Frame 1 (no input): blank canvas, image omitted
Frame 60 (the mouse pressed at the canvas centre just before this capture): blank canvas, image omitted
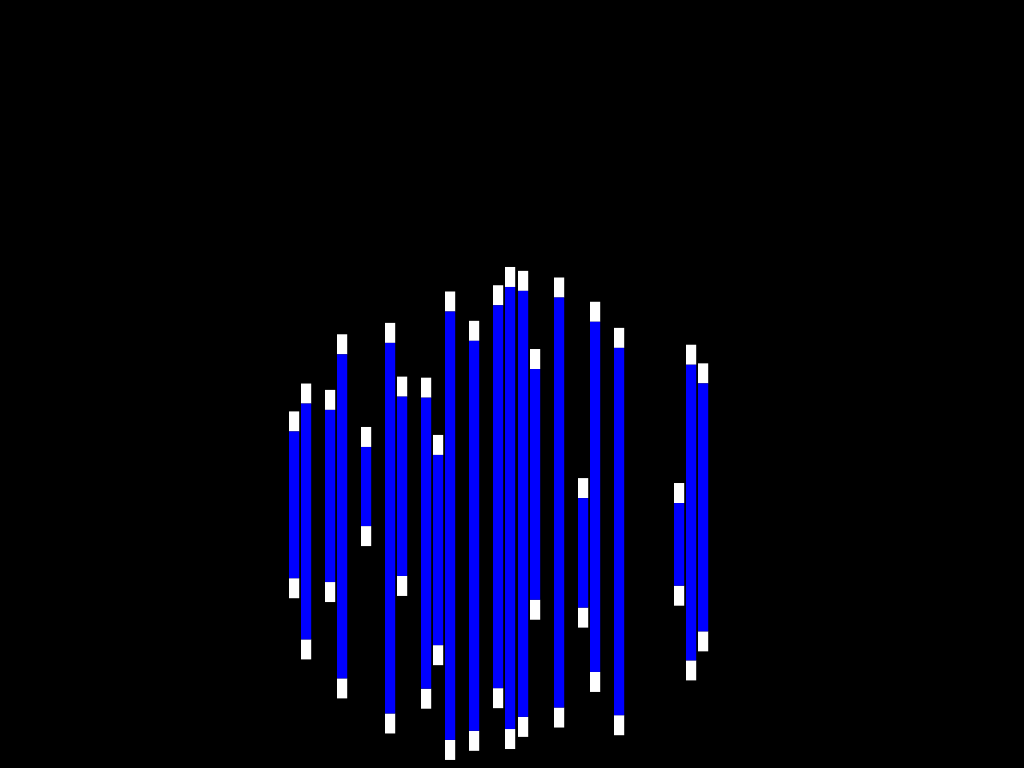
Frame 120 (the mouse held since frame 60 and released just before this capture)

The Processing sketch whose frames 1 and 60 were blank and that drew this single picture after the mouse press (run headless with seeded random() and noise(); from frame 60 on, the mouse is pressed at the canvas centre):

// Processing sketch: FinalGlobe
// ── FinalGlobe.pde
// Wiremap Renderer for GLOBE
// by


//              /      \
//       ______/________\______
//      /      \        /      \
//     /________\      /________\______
//    /                \         |     \
//   /   /      \       \_____   |      \
//      /________\______         |      /
//      \        /      \        |_____/
//       \      /________\
//              \          \     /
//               \_____      \ /
//                           / \
//                         /     \

// March 31, 06

// "a" and "z" mess with the depth of the globe.
// The arrow keys move the globe up, down, left, or right.
// "s" and "x" grown and shrink the globe
// "b" switches between the globes
// note: all of the calibration functionality should still work



// Variables for Physical Wiremap

  float depth = 32.5;                        // distance from projector Mapline
  float map_length = 21.0;                   // mapline length, inches
  float hyp_unit = 1.0/8.0;                  // units, in inches, along hyp
  float map_unit = 1.0/4.0;                  // units, in inches, along mapline
  int wire = 85;                             // number of wires in contraption

// Variables for the Projector

  int wires_hit = 85;                        // how many wires the projector hits
  float ppi = 48;                              // pixels per inch
  float sliver_ratio = 0.85;                 // ratio each sliver gets hit

// Variables for to build the Map

  float[] map = new float[wire];             // distance from mapline to point of intersection along hypot
  float[] x_by_ind = new float[wire];        // x coordinate for each wire
  float[] z_by_ind = new float[wire];        // z coordinate for each wire

// Variables for the Shape to be rendered (a globe)

  float[] globe = new float[3];              // globe x,y,z coords
  float radius = 4;                          // globe radius

// Variables for Calibration

  int r_nudge = 0;                           // how far the slivers nudge right, in pxls
  int width_stretcher = 0;                   // how many pxls the width should stretch

// Variables for slivers

  boolean loaded = false;                    // switch to load info only once
  int dot_height = 20;                       // height of dots in pxs

// Varaibles for key input

  float step = .3;                           // how far the globe moves / button press
  boolean mouse = true;
  int colorval_r = 0;
  int colorval_g = 0;
  int colorval_b = 255;
  boolean xpin = false;
  boolean ypin = true;
  boolean zpin = false;
  int start_time = 0;
  int end_time = 0;
  boolean gen_beat = false;
  boolean gen_flash = false;
  int period = 1;
  int offset = 1;
  float beat_multiplier = 1;
  boolean mirror = false;
  float radius_store = 4;
  boolean gen_disco_ball = false;

  
void setup() {
  size(1024, 768);
  background(255);
  loader();
}

void draw() {
  noStroke();
  if (mouse==true){
    if (xpin == true ){
      globe[1] = ((height - mouseY) / float(height)) * (15 + radius * 2) - (radius);
      globe[2] = depth + radius - (width - mouseX) / float(width) * (16.0 + radius + 2);
    } else if (ypin == true){
      globe[0] = (mouseX / float(width)) * (map_length + radius * 2) - (map_length / 2 + radius);
      globe[2] = depth + radius - (mouseY) / float(height) * (16.0 + radius + 2);
    } else {
      globe[0] = (mouseX / float(width)) * (map_length + radius * 2) - (map_length / 2 + radius);
      globe[1] = ((height - mouseY) / float(height)) * (15 + radius * 2) - (radius);
    }      
  }
  if (gen_beat == true) {
    gen_beat();
  }
  if (gen_flash == true) {
    gen_flash();
  }
  if (gen_disco_ball == true) {
    gen_disco_ball();
  }
  fill(0);
  rect(0,0,width,height);                                        // generate slivers only for hit wires
  gen_globe(0 - globe[0], globe[1], globe[2], radius);
  if (mirror == true) {
    gen_globe(0 - globe[0], globe[1], globe[2], radius);
  }
}



void gen_globe(float x, float y, float z, float rad){
  for(int i=round((wire - wires_hit)/2); i<round((wire-wires_hit)/2)+wires_hit; i+=1) {
  if((x_by_ind[i] >= (globe[0] - radius)) && (x_by_ind[i] <= (globe[0] + radius))) {          // if a wire's x is +/- radius inches of globe's
    float local_hyp = sqrt(sq(x_by_ind[i] - globe[0]) + sq(z_by_ind[i] - globe[2]));    // find the distance
    if(local_hyp <= radius) {                                                              // if the distance from globe to wire's x/y is <radius
      float y_abs = sqrt(sq(radius) - sq(local_hyp));
      float y_top_coord = globe[1] + y_abs;
      float y_bot_coord = globe[1] - y_abs;                                             // calculate y's intersect
      float y_top_proj = y_top_coord * depth / z_by_ind[i];                      // compensate for projection morphing IN INCHES
      float y_bot_proj = y_bot_coord * depth / z_by_ind[i];
      float y_height_proj = y_top_proj - y_bot_proj;
      fill(255);                                                                    // draw a rectangle at that intersect

      // rect 1 is top dot for sliver
      float left1 = (i-round((wire-wires_hit)/2)) * (width + width_stretcher) / wires_hit + r_nudge;
      float top1 = (height/ppi - y_top_proj) * ppi;
      float wide1 = width / wires_hit * sliver_ratio;
      float tall1 = dot_height;
      rect(left1, top1, wide1, tall1);                                                        // draw a rectangle at that intersect

      // rect 2 is bottom dot for sliver
      float left2 = (i-round((wire-wires_hit)/2)) * (width + width_stretcher) / wires_hit + r_nudge;
      float top2 = (height/ppi - y_bot_proj) * ppi - dot_height;
      float wide2 = width / wires_hit * sliver_ratio;
      float tall2 = dot_height;
      rect(left2, top2, wide2, tall2);                                                        // draw a rectangle at that intersect

      // rect 3 is filler for sliver
      fill(colorval_r, colorval_g, colorval_b);
      float left3 = (i-round((wire-wires_hit)/2)) * (width + width_stretcher) / wires_hit + r_nudge;
      float top3 = (height/ppi - y_top_proj) * ppi + dot_height;
      float wide3 = width / wires_hit * sliver_ratio;
      float tall3 = y_height_proj * ppi - (dot_height * 2);
      rect(left3, top3, wide3, tall3);                                                        // draw a rectangle at that intersect
    }
  }
  }
}

/*

This gen_beat() is a fun little piece of code.  If you can determine the beginning and end of a measure
gen_beat() will oscilate a beat along the sine curve against it.
*/


void gen_beat(){
  radius = 5 + 3 * cos(TWO_PI * beat_multiplier * float((millis() - offset) % period) / float(period));
}

void gen_flash(){
  if( cos(TWO_PI * beat_multiplier * float((millis() - offset) % period) / float(period)) > 0 ){
    radius = 5;
  } else {
    radius = 0;
  }
}

void gen_disco_ball() {
  int clicks = (floor(beat_multiplier * float(millis() - offset) / float(period))) % 8;
  switch(clicks){
    case 0:
      colorval_r = 0;
      colorval_g = 0;
      colorval_b = 0;
      break;
    case 1:
      colorval_r = 255;
      colorval_g = 0;
      colorval_b = 0;
      break;
    case 2:
      colorval_r = 0;
      colorval_g = 255;
      colorval_b = 0;
      break;
    case 3:
      colorval_r = 255;
      colorval_g = 255;
      colorval_b = 0;
      break;
    case 4:
      colorval_r = 0;
      colorval_g = 0;
      colorval_b = 255;
      break;
    case 5:
      colorval_r = 255;
      colorval_g = 0;
      colorval_b = 255;
      break;
    case 6:
      colorval_r = 0;
      colorval_g = 255;
      colorval_b = 255;
      break;
    case 7:
      colorval_r = 255;
      colorval_g = 255;
      colorval_b = 255;
      break;
/*    case 0:
      colorval_r = 255;
      colorval_g = 0;
      colorval_b = 0;
      break;
    case 1:
      colorval_r = 255;
      colorval_g = 255;
      colorval_b = 0;
      break;
    case 2:
      colorval_r = 0;
      colorval_g = 255;
      colorval_b = 0;
      break;
    case 3:
      colorval_r = 0;
      colorval_g = 255;
      colorval_b = 255;
      break;
    case 4:
      colorval_r = 0;
      colorval_g = 0;
      colorval_b = 255;
      break;
    case 5:
      colorval_r = 255;
      colorval_g = 0;
      colorval_b = 255;
      break;  */
    }
}
void keyPressed() {                                           // adjust globe[] accordingly
      if (key == 'w') {
        if (xpin == true) {
          globe[0] = globe[0] + step;
        } else if (ypin == true) {
          globe[1] = globe[1] + step;
        } else if (zpin == true) {
          globe[2] = globe[2] + step;
        }
      } else if (key == 's') {
        if (xpin == true) {
          globe[0] = globe[0] - step;
        } else if (ypin == true) {
          globe[1] = globe[1] - step;
        } else if (zpin == true) {
          globe[2] = globe[2] - step;
        }
      } else if (key == 'e') {
        radius = radius + .1;
      } else if (key == 'd') {
        radius = radius - .1;
      } else if (key == '9') {
        sliver_ratio = sliver_ratio - .05;
      } else if (key == '0') {
        sliver_ratio = sliver_ratio + .05;
      } else if (key == 'n') {
        r_nudge = r_nudge + 1;
      } else if (key == 'm') {
        r_nudge = r_nudge - 1;
      } else if (key == 'q') {
        mouse = false;
      } else if (key == 'a') {
        radius = (height - mouseY) / 50;
        mouse = false;
      } else if (key == 'z') {
        colorval_r = (height - mouseY) * 255 / height;
      } else if (key == 'x') {
        colorval_g = (height - mouseY) * 255 / height;
      } else if (key == 'c') {
        colorval_b = (height - mouseY) * 255 / height;
      } else if (key == 'v') {
        colorval_r = (height - mouseY) * 255 / height;
        colorval_g = (height - mouseY) * 255 / height;
        colorval_b = (height - mouseY) * 255 / height;
      } else if (key == '1') {
        xpin = true;
        ypin = false;
        zpin = false;
      } else if (key == '2') {
        xpin = false;
        ypin = true;
        zpin = false;
      } else if (key == '3') {
        xpin = false;
        ypin = false;
        zpin = true;
      } else if (key == 't') {
        start_time = millis();
      } else if (key == 'y') {
        end_time = millis();
        period = end_time - start_time;
        offset = start_time % period;
      } else if (key == 'u') {
        gen_beat = true;
      } else if (key == 'i') {
        gen_beat = false;
      } else if (key == 'g') {
        beat_multiplier = 1;
      } else if (key == 'h') {
        beat_multiplier = 2;
      } else if (key == 'j') {
        beat_multiplier = 4;
      } else if (key == 'k') {
        beat_multiplier = 8;
      } else if (key == 'o') {
        radius_store = radius;
        gen_flash = true;
      } else if (key == 'p') {
        gen_flash = false;
        radius = radius_store;
      } else if (key == '7') {
        gen_disco_ball = true;
      } else if (key == '8') {
        gen_disco_ball = false;
      }
}
void keyReleased() 
{
  if(mouse == false) {
    mouse = true;
  }
}
void mousePressed() {
  if (mouseButton == LEFT) {
    radius_store = radius;
    radius = 0;
    }
  }
void mouseReleased() {
  radius = radius_store;
  }

void loader() {
map[0] = 116.0;
map[1] = 49.0;
map[2] = 111.0;
map[3] = 87.0;
map[4] = 47.0;
map[5] = 25.0;
map[6] = 7.0;
map[7] = 32.0;
map[8] = 112.0;
map[9] = 13.0;
map[10] = 18.0;
map[11] = 107.0;
map[12] = 80.0;
map[13] = 84.0;
map[14] = 27.0;
map[15] = 64.0;
map[16] = 75.0;
map[17] = 34.0;
map[18] = 63.0;
map[19] = 54.0 ;
map[20] = 12.0;
map[21] = 47.0;
map[22] = 93.0;
map[23] = 92.0;
map[24] = 71.0;
map[25] = 58.0;
map[26] = 6.0;
map[27] = 77.0;
map[28] = 62.0;
map[29] = 31.0;
map[30] = 83.0;
map[31] = 15.0;
map[32] = 52.0;
map[33] = 83.0;
map[34] = 24.0;
map[35] = 38.0;
map[36] = 31.0;
map[37] = 54.0;
map[38] = 99.0;
map[39] = 45.0;
map[40] = 2.0;
map[41] = 76.0;
map[42] = 68.0;
map[43] = 71.0;
map[44] = 84.0;
map[45] = 4.0;
map[46] = 72.0;
map[47] = 97.0;
map[48] = 28.0;
map[49] = 76.0;
map[50] = 96.0;
map[51] = 49.0;
map[52] = 2.0;
map[53] = 109.0;
map[54] = 93.0;
map[55] = 0.0;
map[56] = 37.0;
map[57] = 65.0;
map[58] = 69.0;
map[59] = 90.0;
map[60] = 35.0;
map[61] = 80.0;
map[62] = 43.0;
map[63] = 62.0;
map[64] = 19.0;
map[65] = 74.0;
map[66] = 20.0;
map[67] = 42.0;
map[68] = 30.0;
map[69] = 69.0;
map[70] = 30.0;
map[71] = 3.0;
map[72] = 31.0;
map[73] = 25.0;
map[74] = 10.0;
map[75] = 76.0;
map[76] = 71.0;
map[77] = 12.0;
map[78] = 80.0;
map[79] = 99.0;
map[80] = 100.0;
map[81] = 2.0;
map[82] = 52.0;
map[83] = 79.0;
map[84] = 3.0;

  globe[0] = 0;                                    
  globe[1] = 4;
  globe[2] = depth - radius;

  for(int j=0; j<wire; j++) {                         // calculates x and z coordinates of each wire
    float xmap = (0 - (map_length / 2)) + j*map_unit;
    float hyp = sqrt(sq(xmap) + sq(depth));
    z_by_ind[j] = depth - (depth*map[j]/hyp*hyp_unit);
    x_by_ind[j] = xmap - xmap*map[j]/hyp*hyp_unit;
  }
}
